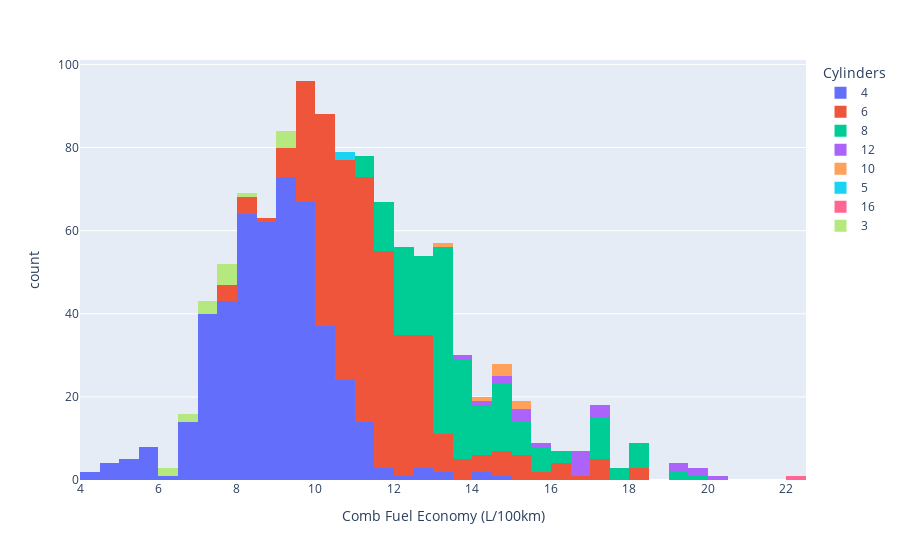

Notebook code for this chart:
### Code cell
fig = px.histogram(fuel_ratings_2018, x='Comb Fuel Economy (L/100km)', color='Cylinders')
fig.update_layout(height=700)

fig.show()

### Figure 1 — Plotly figure (JSON) as saved in the notebook; plotly's stock layout.template omitted (floating-point values rounded to 4 significant figures; data arrays with more than 128 entries replaced by an {"elided": "..."} marker saying what was removed)
{"data": [{"alignmentgroup": "True", "bingroup": "x", "hovertemplate": "Cylinders=4<br>Comb Fuel Economy (L/100km)=%{x}<br>count=%{y}<extra></extra>", "legendgroup": "4", "marker": {"color": "#636efa", "pattern": {"shape": ""}}, "name": "4", "offsetgroup": "4", "orientation": "v", "showlegend": true, "type": "histogram", "x": {"elided": "470 float values"}, "xaxis": "x", "yaxis": "y"}, {"alignmentgroup": "True", "bingroup": "x", "hovertemplate": "Cylinders=6<br>Comb Fuel Economy (L/100km)=%{x}<br>count=%{y}<extra></extra>", "legendgroup": "6", "marker": {"color": "#EF553B", "pattern": {"shape": ""}}, "name": "6", "offsetgroup": "6", "orientation": "v", "showlegend": true, "type": "histogram", "x": {"elided": "371 float values"}, "xaxis": "x", "yaxis": "y"}, {"alignmentgroup": "True", "bingroup": "x", "hovertemplate": "Cylinders=8<br>Comb Fuel Economy (L/100km)=%{x}<br>count=%{y}<extra></extra>", "legendgroup": "8", "marker": {"color": "#00cc96", "pattern": {"shape": ""}}, "name": "8", "offsetgroup": "8", "orientation": "v", "showlegend": true, "type": "histogram", "x": {"elided": "193 float values"}, "xaxis": "x", "yaxis": "y"}, {"alignmentgroup": "True", "bingroup": "x", "hovertemplate": "Cylinders=12<br>Comb Fuel Economy (L/100km)=%{x}<br>count=%{y}<extra></extra>", "legendgroup": "12", "marker": {"color": "#ab63fa", "pattern": {"shape": ""}}, "name": "12", "offsetgroup": "12", "orientation": "v", "showlegend": true, "type": "histogram", "x": [13.7, 14.1, 14.7, 15.9, 16.6, 16.6, 16.6, 15.1, 19.4, 19.8, 19.4, 19.8, 20.3, 15.1, 14.5, 15.1, 17, 17, 17, 16.6, 16.6, 16.6], "xaxis": "x", "yaxis": "y"}, {"alignmentgroup": "True", "bingroup": "x", "hovertemplate": "Cylinders=10<br>Comb Fuel Economy (L/100km)=%{x}<br>count=%{y}<extra></extra>", "legendgroup": "10", "marker": {"color": "#FFA15A", "pattern": {"shape": ""}}, "name": "10", "offsetgroup": "10", "orientation": "v", "showlegend": true, "type": "histogram", "x": [13.1, 14.5, 14.5, 14.4, 15, 14.5, 15], "xaxis": "x", "yaxis": "y"}, {"alignmentgroup": "True", "bingroup": "x", "hovertemplate": "Cylinders=5<br>Comb Fuel Economy (L/100km)=%{x}<br>count=%{y}<extra></extra>", "legendgroup": "5", "marker": {"color": "#19d3f3", "pattern": {"shape": ""}}, "name": "5", "offsetgroup": "5", "orientation": "v", "showlegend": true, "type": "histogram", "x": [10.5, 10.5], "xaxis": "x", "yaxis": "y"}, {"alignmentgroup": "True", "bingroup": "x", "hovertemplate": "Cylinders=16<br>Comb Fuel Economy (L/100km)=%{x}<br>count=%{y}<extra></extra>", "legendgroup": "16", "marker": {"color": "#FF6692", "pattern": {"shape": ""}}, "name": "16", "offsetgroup": "16", "orientation": "v", "showlegend": true, "type": "histogram", "x": [22.2], "xaxis": "x", "yaxis": "y"}, {"alignmentgroup": "True", "bingroup": "x", "hovertemplate": "Cylinders=3<br>Comb Fuel Economy (L/100km)=%{x}<br>count=%{y}<extra></extra>", "legendgroup": "3", "marker": {"color": "#B6E880", "pattern": {"shape": ""}}, "name": "3", "offsetgroup": "3", "orientation": "v", "showlegend": true, "type": "histogram", "x": [8.4, 7.5, 7, 7.9, 7.5, 7.9, 7.4, 9, 9.1, 7.9, 7.4, 9.2, 9.1, 6, 6.5, 6.4, 6.6], "xaxis": "x", "yaxis": "y"}], "layout": {"autosize": true, "barmode": "relative", "legend": {"title": {"text": "Cylinders"}, "tracegroupgap": 0}, "margin": {"t": 60}, "xaxis": {"anchor": "y", "autorange": true, "domain": [0, 1], "range": [4, 22.5], "title": {"text": "Comb Fuel Economy (L/100km)"}, "type": "linear"}, "yaxis": {"anchor": "x", "autorange": true, "domain": [0, 1], "range": [0, 101.1], "title": {"text": "count"}}}}
